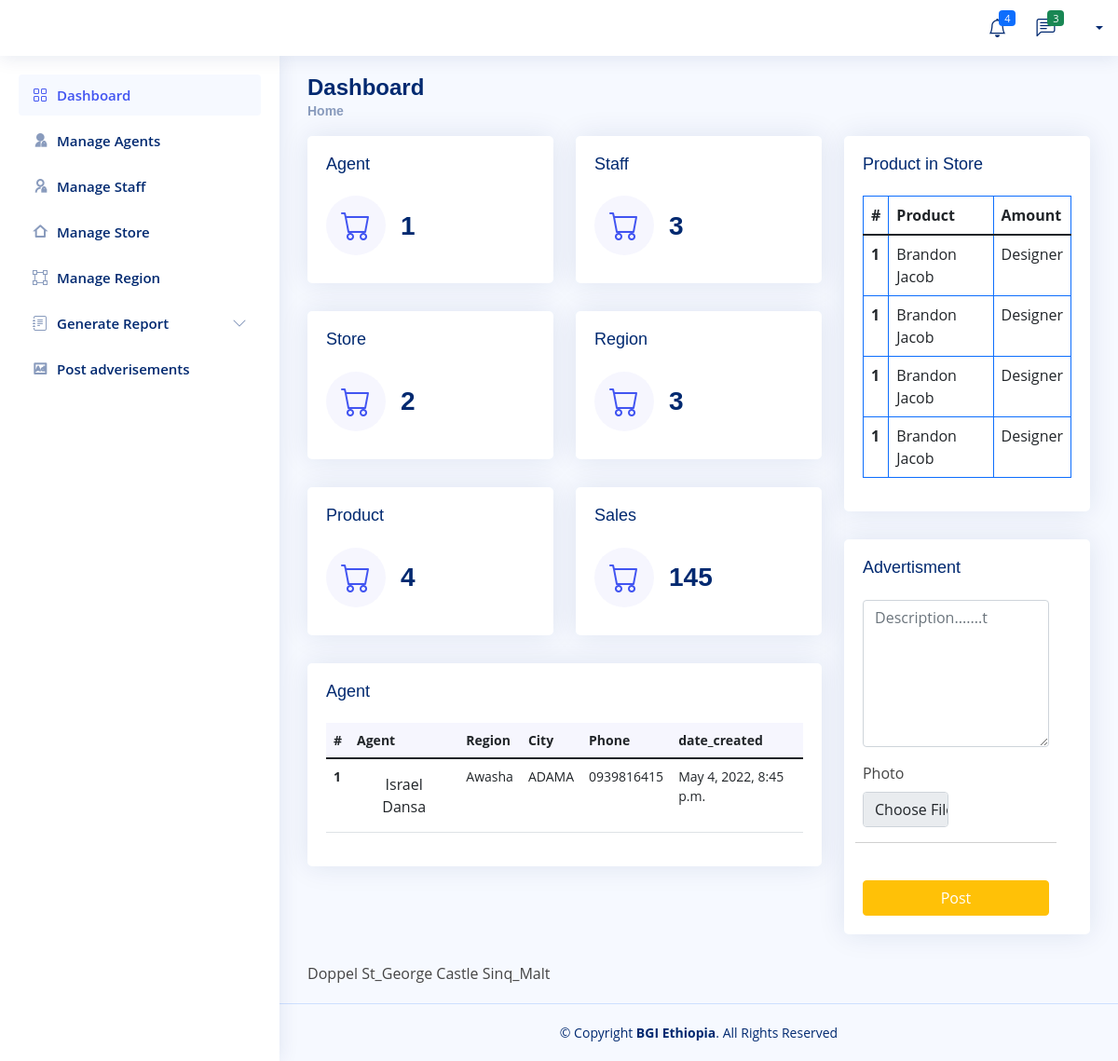
Page /BGI/ on the committed database.
### Company/models.py (models this page shows, shortened)
class Agent(models.Model):
    user=models.OneToOneField(User,null=True, on_delete=models.CASCADE)
    Full_Name=models.CharField(max_length=300, null=True)
    phone1 = models.CharField(max_length=200, null=True)
    phone2 = models.CharField(max_length=200, null=True)
    facebook = models.CharField(max_length=200, null=True)
    telegram = models.CharField(max_length=200, null=True)
    instagram = models.CharField(max_length=200, null=True)
    about = models.TextField(max_length=500, null=True)
    profile_pic=models.ImageField(null=True,blank=True, upload_to='Profile/')
    Region=models.OneToOneField(Region,null=True, on_delete=models.CASCADE)
    city = models.CharField(max_length=200, null=True)
    address = models.CharField(max_length=200, null=True)
    location = models.CharField(max_length=500, null=True)
    TIN_NO = models.CharField(max_length=500, null=True)
    License = models.FileField(null=True, blank=True, upload_to='License')
    agreement = models.FileField(null=True, blank=True, upload_to='Agreement')
    date_created = models.DateTimeField(auto_now_add=True, null=True)

class Region(models.Model):
    Region_Name=models.CharField(max_length=100,blank=True, null=True)
    Location = models.CharField(max_length=200, null=True)
    date_created = models.DateTimeField(auto_now_add=True, null=True)
    def __str__(self) -> str:
        return self.Region_Name

class Product(models.Model):
    Product_Name=models.CharField(max_length=200, null=True)
    Price_in_botle=models.FloatField(null=True,blank=True)
    Price_in_creates=models.FloatField(null=True,blank=True)

### Company/views.py (the view)
# urls.py: path('',views.Admin_dashboard,name="admin-dashbord"),
def Admin_dashboard(request):
    all_agent = Agent.objects.all()
    S_staff = Company_Store_Manager.objects.all()
    F_staff = Finance_Manager.objects.all()
    total_agent = all_agent.count()
    tottal_staff = S_staff.count() + F_staff.count()
    all_store = Company_Store.objects.all()
    tottal_store = all_store.count()
    all_region = Region.objects.all()
    tottal_region = all_region.count()
    all_product = Product.objects.all()
    tottal_product = all_product.count()
    all_product_in_store=Product_Amount_in_Store.objects.all()
    names = []
    for name in all_product:
        names.append(name.Product_Name)
    context = {
        'all_agent' : all_agent,
        'total_agent' :total_agent,
        'tottal_staff' : tottal_staff,
        'tottal_store' : tottal_store,
        'tottal_region': tottal_region,
        'tottal_product' : tottal_product,
        'all_product_in_store' :all_product_in_store,
        'names' :names,
    }
    return render(request,'Company/admin.html',context)

### Templates/Company/admin.html (shortened to what this page needs)
{% extends 'Company/company-base.html' %}
{% load static %}
{% block content%}
<main id="main" class="main">
  <div class="pagetitle">
    <h1>Dashboard</h1>
    <nav>
      <ol class="breadcrumb">
        <li class="breadcrumb-item"><a href="index.html">Home</a></li>
      </ol>
    </nav>
  </div>
    <section class="section dashboard">
      <div class="row">
        <div class="col-lg-8">
          <div class="row">
            <div class="col-xxl-4 col-md-6">
              <div class="card info-card sales-card">
                <div class="card-body">
                  <h5 class="card-title">Agent </h5>
                  <div class="d-flex align-items-center">
                    <div class="card-icon rounded-circle d-flex align-items-center justify-content-center">
                      <i class="bi bi-cart"></i>
                    </div>
                    <div class="ps-3">
                      <h6>{{total_agent}}</h6>
                       </div>
                  </div>
                </div>
              </div>
            </div>
             <div class="col-xxl-4 col-md-6">
              <div class="card info-card sales-card">
                <div class="card-body">
                  <h5 class="card-title">Staff </h5>
                  <div class="d-flex align-items-center">
                    <div class="card-icon rounded-circle d-flex align-items-center justify-content-center">
                      <i class="bi bi-cart"></i>
                    </div>
                    <div class="ps-3">
                      <h6>{{tottal_staff}}</h6>
                       </div>
                  </div>
                </div>
              </div>
            </div>
             <div class="col-xxl-4 col-md-6">
              <div class="card info-card sales-card">
                <div class="card-body">
                  <h5 class="card-title">Store </h5>
                  <div class="d-flex align-items-center">
                    <div class="card-icon rounded-circle d-flex align-items-center justify-content-center">
                      <i class="bi bi-cart"></i>
                    </div>
                    <div class="ps-3">
                      <h6>{{tottal_store}}</h6>
                       </div>
                  </div>
                </div>
              </div>
            </div>
             <div class="col-xxl-4 col-md-6">
              <div class="card info-card sales-card">
                <div class="card-body">
                  <h5 class="card-title">Region </h5>
                  <div class="d-flex align-items-center">
                    <div class="card-icon rounded-circle d-flex align-items-center justify-content-center">
                      <i class="bi bi-cart"></i>
                    </div>
                    <div class="ps-3">
                      <h6>{{tottal_region}}</h6>
                       </div>
                  </div>
                </div>
              </div>
            </div>
             <div class="col-xxl-4 col-md-6">
              <div class="card info-card sales-card">
                <div class="card-body">
                  <h5 class="card-title">Product </h5>
                  <div class="d-flex align-items-center">
                    <div class="card-icon rounded-circle d-flex align-items-center justify-content-center">
                      <i class="bi bi-cart"></i>
                    </div>
                    <div class="ps-3">
                      <h6>{{tottal_product}}</h6>
                       </div>
                  </div>
                </div>
              </div>
            </div>
             <div class="col-xxl-4 col-md-6">
              <div class="card info-card sales-card">
                <div class="card-body">
                  <h5 class="card-title">Sales </h5>
                  <div class="d-flex align-items-center">
                    <div class="card-icon rounded-circle d-flex align-items-center justify-content-center">
                      <i class="bi bi-cart"></i>
                    </div>
                    <div class="ps-3">
                      <h6>145</h6>
                       </div>
                  </div>
                </div>
              </div>
            </div>
     <div class="col-12">
      <div class="card recent-sales overflow-auto">
        <div class="card-body">
          <h5 class="card-title">Agent</h5>
                    <table class="table datatable">
                      <thead>
                        <tr>
                          <th scope="col">#</th>
                          <th scope="col">Agent</th>
                          <th scope="col">Region</th>
                          <th scope="col">City</th>
                          <th scope="col">Phone</th>
                          <th scope="col">date_created</th>
                        </tr>
                      </thead>
                      <tbody>
                        {% for agent in all_agent %}
                        <tr>
                          <th scope="row">1</th>
                          <td><a href="{%  url 'agent-detail' agent.id  %}" class="btn">{{agent.Full_Name}}</a></td>
                          <td>{{agent.Region}}</td>
                          <td>{{agent.city}}</td>
                          <td>{{agent.phone1}}</td>
                          <td>{{agent.date_created}}</td>
                        </tr>
                        {% endfor %}
                      </tbody>
                    </table>
        </div>
      </div>
    </div>
          </div>
        </div>
        <div class="col-lg-4">
            <div class="card">
              <div class="card-body">
                <h5 class="card-title">Product in Store</h5>
                <table class="table table-bordered border-primary">
                  <thead>
                    <tr>
                      <th scope="col">#</th>
                      <th scope="col">Product</th>
                      <th scope="col">Amount</th>
                    </tr>
                  </thead>
                  <tbody>
                    <tr>
                      <th scope="row">1</th>
                      <td>Brandon Jacob</td>
                      <td>Designer</td>
                    </tr>
                    <tr>
                      <th scope="row">1</th>
                      <td>Brandon Jacob</td>
                      <td>Designer</td>
                    </tr>
                    <tr>
                      <th scope="row">1</th>
                      <td>Brandon Jacob</td>
                      <td>Designer</td>
                    </tr>
                    <tr>
                      <th scope="row">1</th>
                      <td>Brandon Jacob</td>
                      <td>Designer</td>
                    </tr>
                  </tbody>
                </table>
              </div>
            </div>
          <div class="card">
            <div class="card-body">
              <h5 class="card-title">Advertisment</h5>
          <section class="section add-agent">
            <div class="row">
              <div class="row justify-content-center">
                <div class="col-lg-12 d-flex flex-column align-items-center justify-content-center">
                      <form class="row g-3 needs-validation" method="POST">
                        <div class="col-md-12">
                          <textarea class="form-control" name="message" id="message" rows="6" placeholder="Description.......t" required></textarea>
                        </div>
                        <div class="col-lg-6 col-md-6 col-sm-12">
                            <label for="photo" class="form-label">Photo</label>
                            <input type="file" name="driverPhoto" class="form-control" id="driverPhoto" required>
                          </div>
                        <hr class="mb-4">
                          <div class="col-12">
                            <button id="add_driver" class="btn btn-warning w-100 text-white" type="submit">Post</button>
                          </div>
                      </form>
                    </div>
                  </div>
                </div>
              </div>
            </div>
          </section>
    {%for i in names %}
    {{i}}
    {% endfor %}
</main>
{% endblock %}

### static/assets/css/style.css (style rules this page uses)
:root { scroll-behavior: smooth; }
body { font-family: "Open Sans", sans-serif; background: #f6f9ff; color: #444444; }
a { color: #4154f1; text-decoration: none; }
h1, h2, h3, h4, h5, h6 { font-family: "Nunito", sans-serif; }
#main { margin-top: 60px; padding: 20px 30px; transition: all 0.3s; }
.pagetitle { margin-bottom: 10px; }
.pagetitle h1 { font-size: 24px; margin-bottom: 0; font-weight: 600; color: #012970; }
.card { margin-bottom: 30px; border: none; border-radius: 5px; box-shadow: 0px 0 30px rgba(1, 41, 112, 0.1); }
.card-title { padding: 20px 0 15px 0; font-size: 18px; font-weight: 500; color: #012970; font-family: "Poppins", sans-serif; }
.card-body { padding: 0 20px 20px 20px; }
.breadcrumb { font-size: 14px; font-family: "Nunito", sans-serif; color: #899bbd; font-weight: 600; }
.breadcrumb a { color: #899bbd; transition: 0.3s; }
.breadcrumb .breadcrumb-item::before { color: #899bbd; }
@media (min-width: 1200px) { #main, #footer { margin-left: 300px; } }
.dashboard .info-card { padding-bottom: 10px; }
.dashboard .info-card h6 { font-size: 28px; color: #012970; font-weight: 700; margin: 0; padding: 0; }
.dashboard .card-icon { font-size: 32px; line-height: 0; width: 64px; height: 64px; flex-shrink: 0; flex-grow: 0; }
.dashboard .sales-card .card-icon { color: #4154f1; background: #f6f6fe; }
.dashboard .recent-sales { font-size: 14px; }
.dashboard .recent-sales .table thead { background: #f6f6fe; }
.dashboard .recent-sales .table thead th { border: 0; }

### rows in the picture
Agent: Full_Name "Israel Dansa", Region "Awasha", city "ADAMA", phone1 "0939816415", date_created "May 4, 2022, 8:45 p.m."
Product: names "Doppel"
Product: names "St_George"
Product: names "Castle"
Product: names "Sinq_Malt"

### other values in the picture
{{ total_agent }} "1"
{{ tottal_staff }} "3"
{{ tottal_store }} "2"
{{ tottal_region }} "3"
{{ tottal_product }} "4"
